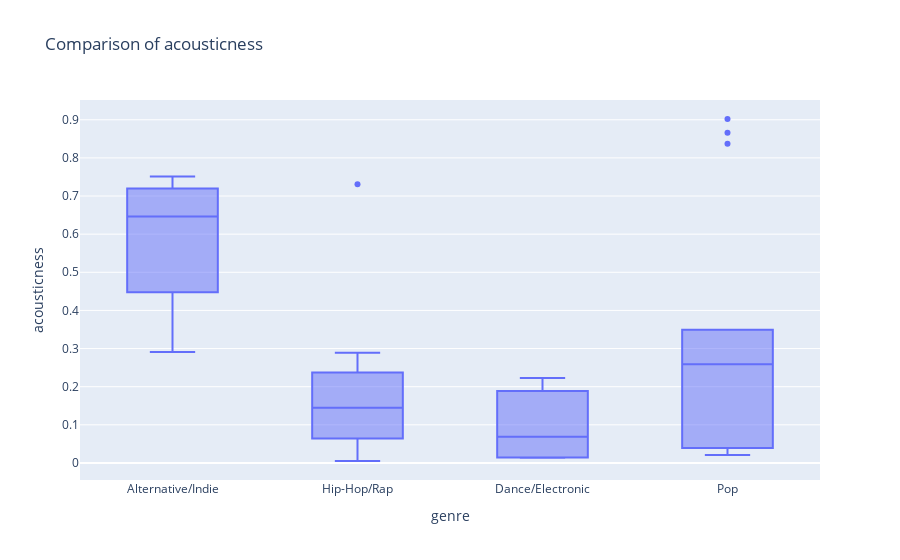

The code cell stored with this chart in its notebook:
### Code cell
px.box(compare_acoustic,x = 'genre', y = 'acousticness', title="Comparison of acousticness")

### Figure 1 — Plotly figure (JSON) as saved in the notebook; plotly's stock layout.template omitted (floating-point values rounded to 4 significant figures)
{"data": [{"alignmentgroup": "True", "hovertemplate": "genre=%{x}<br>acousticness=%{y}<extra></extra>", "legendgroup": "", "marker": {"color": "#636efa"}, "name": "", "notched": false, "offsetgroup": "", "orientation": "v", "showlegend": false, "type": "box", "x": ["Alternative/Indie", "Hip-Hop/Rap", "Dance/Electronic", "Hip-Hop/Rap", "Pop", "Hip-Hop/Rap", "Alternative/Indie", "Pop", "Hip-Hop/Rap", "Hip-Hop/Rap", "Pop", "Hip-Hop/Rap", "Alternative/Indie", "Pop", "Hip-Hop/Rap", "Hip-Hop/Rap", "Pop", "Dance/Electronic", "Pop", "Pop", "Hip-Hop/Rap", "Pop", "Alternative/Indie", "Dance/Electronic", "Pop", "Hip-Hop/Rap", "Pop", "Dance/Electronic", "Hip-Hop/Rap", "Pop", "Hip-Hop/Rap", "Pop", "Pop", "Pop", "Dance/Electronic", "Hip-Hop/Rap"], "x0": " ", "xaxis": "x", "y": [0.688, 0.104, 0.0149, 0.247, 0.122, 0.731, 0.751, 0.295, 0.0522, 0.207, 0.3, 0.289, 0.604, 0.837, 0.067, 0.234, 0.0237, 0.223, 0.902, 0.0392, 0.145, 0.345, 0.291, 0.0686, 0.021, 0.0546, 0.185, 0.177, 0.0847, 0.0259, 0.233, 0.349, 0.223, 0.866, 0.0137, 0.00513], "y0": " ", "yaxis": "y"}], "layout": {"boxmode": "group", "legend": {"tracegroupgap": 0}, "title": {"text": "Comparison of acousticness"}, "xaxis": {"anchor": "y", "domain": [0, 1], "title": {"text": "genre"}}, "yaxis": {"anchor": "x", "domain": [0, 1], "title": {"text": "acousticness"}}}}
